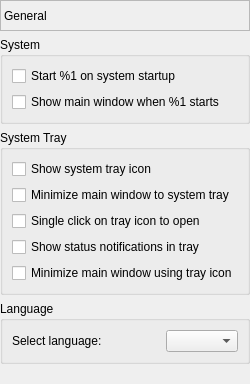
       <widget class="QWidget" name="pageGeneral">
        <layout class="QVBoxLayout" name="verticalLayout_5">
         <property name="leftMargin">
          <number>0</number>
         </property>
         <property name="topMargin">
          <number>0</number>
         </property>
         <property name="rightMargin">
          <number>0</number>
         </property>
         <property name="bottomMargin">
          <number>0</number>
         </property>
         <item>
          <widget class="QLabel" name="lblGeneralPage">
           <property name="sizePolicy">
            <sizepolicy hsizetype="Preferred" vsizetype="Fixed">
             <horstretch>0</horstretch>
             <verstretch>0</verstretch>
            </sizepolicy>
           </property>
           <property name="minimumSize">
            <size>
             <width>0</width>
             <height>31</height>
            </size>
           </property>
           <property name="frameShape">
            <enum>QFrame::StyledPanel</enum>
           </property>
           <property name="frameShadow">
            <enum>QFrame::Sunken</enum>
           </property>
           <property name="text">
            <string>General</string>
           </property>
          </widget>
         </item>
         <item>
          <widget class="QGroupBox" name="grpSystem">
           <property name="title">
            <string>System</string>
           </property>
           <layout class="QVBoxLayout" name="verticalLayout_2">
            <item>
             <widget class="QCheckBox" name="chkAutoStart">
              <property name="text">
               <string>Start %1 on system startup</string>
              </property>
             </widget>
            </item>
            <item>
             <widget class="QCheckBox" name="chkAutoShow">
              <property name="text">
               <string>Show main window when %1 starts</string>
              </property>
             </widget>
            </item>
           </layout>
          </widget>
         </item>
         <item>
          <widget class="QGroupBox" name="grpSysTray">
           <property name="title">
            <string>System Tray</string>
           </property>
           <layout class="QVBoxLayout" name="verticalLayout_3">
            <item>
             <widget class="QCheckBox" name="chkSysTray">
              <property name="text">
               <string>Show system tray icon</string>
              </property>
             </widget>
            </item>
            <item>
             <widget class="QCheckBox" name="chkMinimizeTray">
              <property name="text">
               <string>Minimize main window to system tray</string>
              </property>
             </widget>
            </item>
            <item>
             <widget class="QCheckBox" name="chkSingleClickTray">
              <property name="text">
               <string>Single click on tray icon to open</string>
              </property>
             </widget>
            </item>
            <item>
             <widget class="QCheckBox" name="chkSysTrayMsg">
              <property name="text">
               <string>Show status notifications in tray</string>
              </property>
             </widget>
            </item>
            <item>
             <widget class="QCheckBox" name="chkAllowSysTrayMin">
              <property name="text">
               <string>Minimize main window using tray icon</string>
              </property>
             </widget>
            </item>
           </layout>
          </widget>
         </item>
         <item>
          <widget class="QGroupBox" name="grpLanguage">
           <property name="title">
            <string>Language</string>
           </property>
           <layout class="QVBoxLayout" name="verticalLayout_4">
            <item>
             <layout class="QHBoxLayout" name="horizontalLayout_2">
              <item>
               <widget class="QLabel" name="lblLanguageDesc">
                <property name="text">
                 <string>Select language:</string>
                </property>
               </widget>
              </item>
              <item>
               <spacer name="horizontalSpacer_9">
                <property name="orientation">
                 <enum>Qt::Horizontal</enum>
                </property>
                <property name="sizeHint" stdset="0">
                 <size>
                  <width>40</width>
                  <height>20</height>
                 </size>
                </property>
               </spacer>
              </item>
              <item>
               <widget class="QComboBox" name="cboLanguage">
                <property name="sizePolicy">
                 <sizepolicy hsizetype="Expanding" vsizetype="Fixed">
                  <horstretch>0</horstretch>
                  <verstretch>0</verstretch>
                 </sizepolicy>
                </property>
               </widget>
              </item>
             </layout>
             </item>
            </layout>
          </widget>
         </item>
         <item>
          <spacer name="verticalSpacer">
           <property name="orientation">
            <enum>Qt::Vertical</enum>
           </property>
           <property name="sizeHint" stdset="0">
            <size>
             <width>20</width>
             <height>20</height>
            </size>
           </property>
          </spacer>
         </item>
        </layout>
       </widget>
